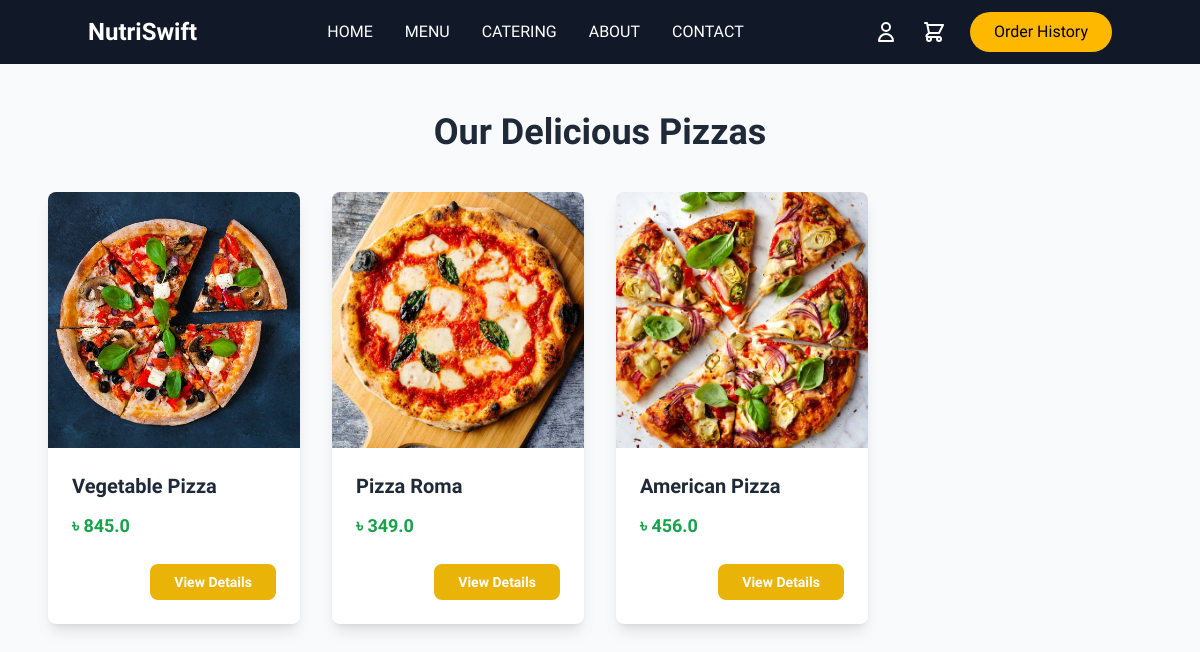
The app's page /pizza/ with its own data.
### foodorder/models.py (models this page shows, shortened)
class Pizza(models.Model):
    SIZE = (
        ('Regular', 'Regular'),
        ('Medium', 'Medium'),
        ('Large', 'Large'),
    )
    name = models.CharField(max_length=100)
    price = models.FloatField()
    toppings = models.CharField(max_length=100)
    size = models.CharField(max_length=100, choices=SIZE)
    description = models.TextField()
    image = models.ImageField(upload_to='pizza')

### foodorder/views.py (the view)
# urls.py: path('pizza/', PizzaView, name='pizza'),
def PizzaView(request):
    pizzas = Pizza.objects.all()
    return render(request, 'pizza.html', {'pizzas': pizzas})

### templates/pizza.html (shortened to what this page needs)
{% extends 'base.html' %}
{% block content %}
<div class="min-h-screen bg-gray-50 py-12 px-6 sm:px-8 lg:px-12">
    <h1 class="text-4xl font-bold text-center text-gray-800 mb-10">Our Delicious Pizzas</h1>
    <div class="grid grid-cols-1 sm:grid-cols-2 lg:grid-cols-4 gap-8">
        {% for pizza in pizzas %}
        <a href="{% url 'product_detail' 'pizza' pizza.id %}" class="block bg-white rounded-lg shadow-lg overflow-hidden hover:shadow-2xl transition-shadow duration-300">
            <img src="{{ pizza.image.url }}" alt="{{ pizza.name }}" class="h-64 w-full object-cover">
            <div class="p-6">
                <h2 class="text-xl font-bold text-gray-800">{{ pizza.name }}</h2>
                <p class="text-lg font-bold text-green-600 mt-3">৳ {{ pizza.price }}</p>
                <div class="mt-6 flex justify-end">
                    <span class="px-6 py-2 bg-yellow-500 text-white text-sm font-semibold rounded-lg hover:bg-yellow-600 focus:outline-none">
                        View Details
                    </span>
                </div>
            </div>
        </a>
        {% endfor %}
    </div>
</div>
{% endblock %}

### templates/Base.html (style rules this page uses)
body { font-family: "Geist", sans-serif; }

### records on screen
Pizza: image (picture), name "Vegetable Pizza", price "845.0"
Pizza: image (picture), name "Pizza Roma", price "349.0"
Pizza: image (picture), name "American Pizza", price "456.0"
